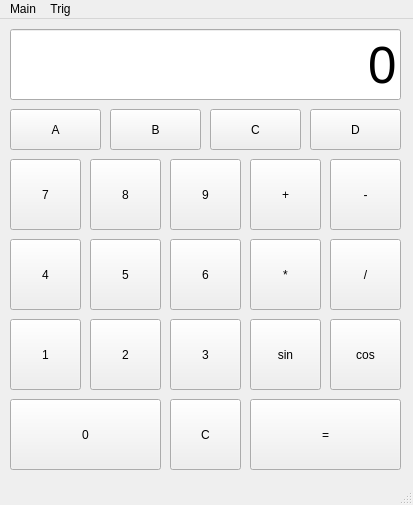
<?xml version="1.0" encoding="UTF-8"?>
<ui version="4.0">
 <class>MainWindow</class>
 <widget class="QMainWindow" name="MainWindow">
  <property name="geometry">
   <rect>
    <x>0</x>
    <y>0</y>
    <width>413</width>
    <height>505</height>
   </rect>
  </property>
  <property name="minimumSize">
   <size>
    <width>396</width>
    <height>450</height>
   </size>
  </property>
  <property name="windowTitle">
   <string>Calculator</string>
  </property>
  <widget class="QWidget" name="centralwidget">
   <widget class="QPushButton" name="button_7">
    <property name="geometry">
     <rect>
      <x>10</x>
      <y>140</y>
      <width>71</width>
      <height>71</height>
     </rect>
    </property>
    <property name="text">
     <string>7</string>
    </property>
    <attribute name="buttonGroup">
     <string notr="true">numbers</string>
    </attribute>
   </widget>
   <widget class="QPushButton" name="button_8">
    <property name="geometry">
     <rect>
      <x>90</x>
      <y>140</y>
      <width>71</width>
      <height>71</height>
     </rect>
    </property>
    <property name="text">
     <string>8</string>
    </property>
    <attribute name="buttonGroup">
     <string notr="true">numbers</string>
    </attribute>
   </widget>
   <widget class="QPushButton" name="button_9">
    <property name="geometry">
     <rect>
      <x>170</x>
      <y>140</y>
      <width>71</width>
      <height>71</height>
     </rect>
    </property>
    <property name="text">
     <string>9</string>
    </property>
    <attribute name="buttonGroup">
     <string notr="true">numbers</string>
    </attribute>
   </widget>
   <widget class="QPushButton" name="button_5">
    <property name="geometry">
     <rect>
      <x>90</x>
      <y>220</y>
      <width>71</width>
      <height>71</height>
     </rect>
    </property>
    <property name="text">
     <string>5</string>
    </property>
    <attribute name="buttonGroup">
     <string notr="true">numbers</string>
    </attribute>
   </widget>
   <widget class="QPushButton" name="button_6">
    <property name="geometry">
     <rect>
      <x>170</x>
      <y>220</y>
      <width>71</width>
      <height>71</height>
     </rect>
    </property>
    <property name="text">
     <string>6</string>
    </property>
    <attribute name="buttonGroup">
     <string notr="true">numbers</string>
    </attribute>
   </widget>
   <widget class="QPushButton" name="button_1">
    <property name="geometry">
     <rect>
      <x>10</x>
      <y>300</y>
      <width>71</width>
      <height>71</height>
     </rect>
    </property>
    <property name="text">
     <string>1</string>
    </property>
    <attribute name="buttonGroup">
     <string notr="true">numbers</string>
    </attribute>
   </widget>
   <widget class="QPushButton" name="button_2">
    <property name="geometry">
     <rect>
      <x>90</x>
      <y>300</y>
      <width>71</width>
      <height>71</height>
     </rect>
    </property>
    <property name="text">
     <string>2</string>
    </property>
    <attribute name="buttonGroup">
     <string notr="true">numbers</string>
    </attribute>
   </widget>
   <widget class="QPushButton" name="button_4">
    <property name="geometry">
     <rect>
      <x>10</x>
      <y>220</y>
      <width>71</width>
      <height>71</height>
     </rect>
    </property>
    <property name="text">
     <string>4</string>
    </property>
    <attribute name="buttonGroup">
     <string notr="true">numbers</string>
    </attribute>
   </widget>
   <widget class="QPushButton" name="button_3">
    <property name="geometry">
     <rect>
      <x>170</x>
      <y>300</y>
      <width>71</width>
      <height>71</height>
     </rect>
    </property>
    <property name="text">
     <string>3</string>
    </property>
    <attribute name="buttonGroup">
     <string notr="true">numbers</string>
    </attribute>
   </widget>
   <widget class="QPushButton" name="button_0">
    <property name="geometry">
     <rect>
      <x>10</x>
      <y>380</y>
      <width>151</width>
      <height>71</height>
     </rect>
    </property>
    <property name="text">
     <string>0</string>
    </property>
    <attribute name="buttonGroup">
     <string notr="true">numbers</string>
    </attribute>
   </widget>
   <widget class="QPushButton" name="button_clear">
    <property name="geometry">
     <rect>
      <x>170</x>
      <y>380</y>
      <width>71</width>
      <height>71</height>
     </rect>
    </property>
    <property name="text">
     <string>C</string>
    </property>
    <attribute name="buttonGroup">
     <string notr="true">numbers</string>
    </attribute>
   </widget>
   <widget class="QLineEdit" name="main_line">
    <property name="geometry">
     <rect>
      <x>10</x>
      <y>10</y>
      <width>391</width>
      <height>71</height>
     </rect>
    </property>
    <property name="font">
     <font>
      <pointsize>38</pointsize>
     </font>
    </property>
    <property name="text">
     <string>0</string>
    </property>
    <property name="maxLength">
     <number>13</number>
    </property>
    <property name="alignment">
     <set>Qt::AlignRight|Qt::AlignTrailing|Qt::AlignVCenter</set>
    </property>
    <property name="readOnly">
     <bool>true</bool>
    </property>
   </widget>
   <widget class="QPushButton" name="button_plus">
    <property name="geometry">
     <rect>
      <x>250</x>
      <y>140</y>
      <width>71</width>
      <height>71</height>
     </rect>
    </property>
    <property name="text">
     <string>+</string>
    </property>
    <attribute name="buttonGroup">
     <string notr="true">operators</string>
    </attribute>
   </widget>
   <widget class="QPushButton" name="button_minus">
    <property name="geometry">
     <rect>
      <x>330</x>
      <y>140</y>
      <width>71</width>
      <height>71</height>
     </rect>
    </property>
    <property name="text">
     <string>-</string>
    </property>
    <attribute name="buttonGroup">
     <string notr="true">operators</string>
    </attribute>
   </widget>
   <widget class="QPushButton" name="button_multi">
    <property name="geometry">
     <rect>
      <x>250</x>
      <y>220</y>
      <width>71</width>
      <height>71</height>
     </rect>
    </property>
    <property name="text">
     <string>*</string>
    </property>
    <attribute name="buttonGroup">
     <string notr="true">operators</string>
    </attribute>
   </widget>
   <widget class="QPushButton" name="button_div">
    <property name="geometry">
     <rect>
      <x>330</x>
      <y>220</y>
      <width>71</width>
      <height>71</height>
     </rect>
    </property>
    <property name="text">
     <string>/</string>
    </property>
    <attribute name="buttonGroup">
     <string notr="true">operators</string>
    </attribute>
   </widget>
   <widget class="QPushButton" name="button_equals">
    <property name="geometry">
     <rect>
      <x>250</x>
      <y>380</y>
      <width>151</width>
      <height>71</height>
     </rect>
    </property>
    <property name="text">
     <string>=</string>
    </property>
   </widget>
   <widget class="QPushButton" name="button_sin">
    <property name="geometry">
     <rect>
      <x>250</x>
      <y>300</y>
      <width>71</width>
      <height>71</height>
     </rect>
    </property>
    <property name="text">
     <string>sin</string>
    </property>
   </widget>
   <widget class="QPushButton" name="button_cos">
    <property name="geometry">
     <rect>
      <x>330</x>
      <y>300</y>
      <width>71</width>
      <height>71</height>
     </rect>
    </property>
    <property name="text">
     <string>cos</string>
    </property>
   </widget>
   <widget class="QPushButton" name="button_A">
    <property name="geometry">
     <rect>
      <x>10</x>
      <y>90</y>
      <width>91</width>
      <height>41</height>
     </rect>
    </property>
    <property name="text">
     <string>A</string>
    </property>
    <attribute name="buttonGroup">
     <string notr="true">saved</string>
    </attribute>
   </widget>
   <widget class="QPushButton" name="button_B">
    <property name="geometry">
     <rect>
      <x>110</x>
      <y>90</y>
      <width>91</width>
      <height>41</height>
     </rect>
    </property>
    <property name="text">
     <string>B</string>
    </property>
    <attribute name="buttonGroup">
     <string notr="true">saved</string>
    </attribute>
   </widget>
   <widget class="QPushButton" name="button_C">
    <property name="geometry">
     <rect>
      <x>210</x>
      <y>90</y>
      <width>91</width>
      <height>41</height>
     </rect>
    </property>
    <property name="text">
     <string>C</string>
    </property>
    <attribute name="buttonGroup">
     <string notr="true">saved</string>
    </attribute>
   </widget>
   <widget class="QPushButton" name="button_D">
    <property name="geometry">
     <rect>
      <x>310</x>
      <y>90</y>
      <width>91</width>
      <height>41</height>
     </rect>
    </property>
    <property name="text">
     <string>D</string>
    </property>
    <attribute name="buttonGroup">
     <string notr="true">saved</string>
    </attribute>
   </widget>
  </widget>
  <widget class="QStatusBar" name="statusbar"/>
  <widget class="QMenuBar" name="menubar">
   <property name="geometry">
    <rect>
     <x>0</x>
     <y>0</y>
     <width>413</width>
     <height>22</height>
    </rect>
   </property>
   <widget class="QMenu" name="menuMain">
    <property name="title">
     <string>Main</string>
    </property>
   </widget>
   <widget class="QMenu" name="menuTrig">
    <property name="title">
     <string>Trig</string>
    </property>
   </widget>
   <addaction name="menuMain"/>
   <addaction name="menuTrig"/>
  </widget>
 </widget>
 <resources/>
 <connections/>
 <buttongroups>
  <buttongroup name="numbers"/>
  <buttongroup name="operators"/>
  <buttongroup name="saved"/>
 </buttongroups>
</ui>
